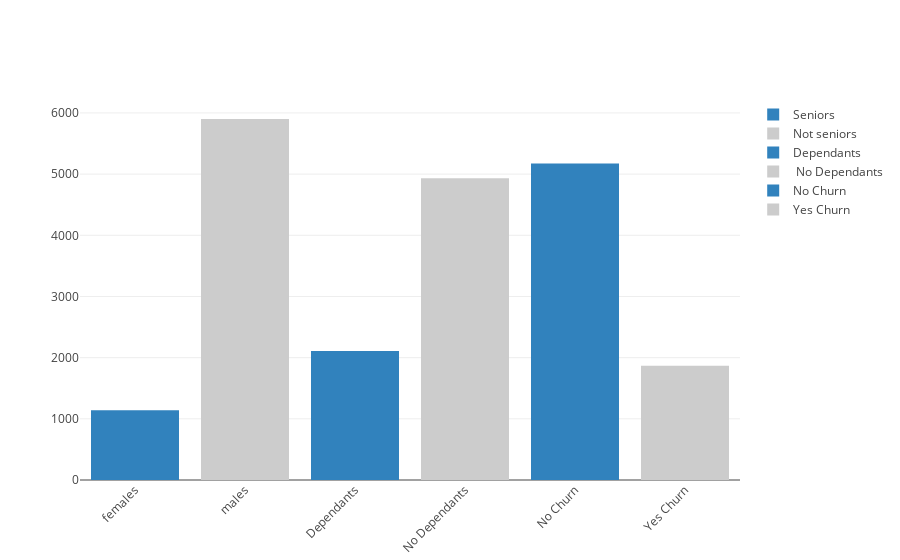

Source (notebook cell):
### Code cell
import pandas as pd
import plotly.graph_objs as go
from plotly.offline import download_plotlyjs, init_notebook_mode, plot, iplot

init_notebook_mode(connected=True)


trace0 = go.Bar(
    x=["females"],
    y=[seniors],
    name='Seniors',
    marker=dict(
        color='rgb(49,130,189)'
    )
)
trace1 = go.Bar(
    x=["males"],
    y=[non_seniors,],
    name='Not seniors',
    marker=dict(
        color='rgb(204,204,204)',
    )
)
trace2 = go.Bar(
    x=['Dependants'],
    y=[total_dependants],
    name='Dependants',
    marker=dict(
        color='rgb(49,130,189)',
    )
)
trace3 = go.Bar(
    x=['No Dependants'],
    y=[no_dependants],
    name=' No Dependants',
    marker=dict(
        color='rgb(204,204,204)',
    )
)
trace4 = go.Bar(
    x=['No Churn'],
    y=[no],
    name='No Churn',
    marker=dict(
        color='rgb(49,130,189)',
    )
)
trace5 = go.Bar(
    x=['Yes Churn'],
    y=[yes],
    name='Yes Churn',
    marker=dict(
        color='rgb(204,204,204)',
    )
)
data = [trace0,trace1,trace2,trace3,trace4,trace5]
layout = go.Layout(
    xaxis=dict(tickangle=-45),
    barmode='group',
)

fig = go.Figure(data=data, layout=layout)
iplot(fig, filename='angled-text-bar')

### Figure 1 — Plotly figure (JSON) as saved in the notebook; plotly's stock layout.template omitted (floating-point values rounded to 4 significant figures)
{"data": [{"marker": {"color": "rgb(49,130,189)"}, "name": "Seniors", "type": "bar", "uid": "a3284150-98c3-4eaf-8e83-9c3d77db940b", "x": ["females"], "y": [1142]}, {"marker": {"color": "rgb(204,204,204)"}, "name": "Not seniors", "type": "bar", "uid": "ea1f59c6-b48a-4e13-9341-ea15ba867c04", "x": ["males"], "y": [5901]}, {"marker": {"color": "rgb(49,130,189)"}, "name": "Dependants", "type": "bar", "uid": "0dc1d596-ecd9-4371-8d77-5249449e5789", "x": ["Dependants"], "y": [2110]}, {"marker": {"color": "rgb(204,204,204)"}, "name": " No Dependants", "type": "bar", "uid": "8b45ec92-0d87-4351-9128-1384ca0bb284", "x": ["No Dependants"], "y": [4933]}, {"marker": {"color": "rgb(49,130,189)"}, "name": "No Churn", "type": "bar", "uid": "506f2557-2345-4624-8c39-feaff9d101e2", "x": ["No Churn"], "y": [5174]}, {"marker": {"color": "rgb(204,204,204)"}, "name": "Yes Churn", "type": "bar", "uid": "7ce8d9a1-8dd1-42bf-8ce1-7fa73811e133", "x": ["Yes Churn"], "y": [1869]}], "layout": {"barmode": "group", "xaxis": {"tickangle": -45}}}
